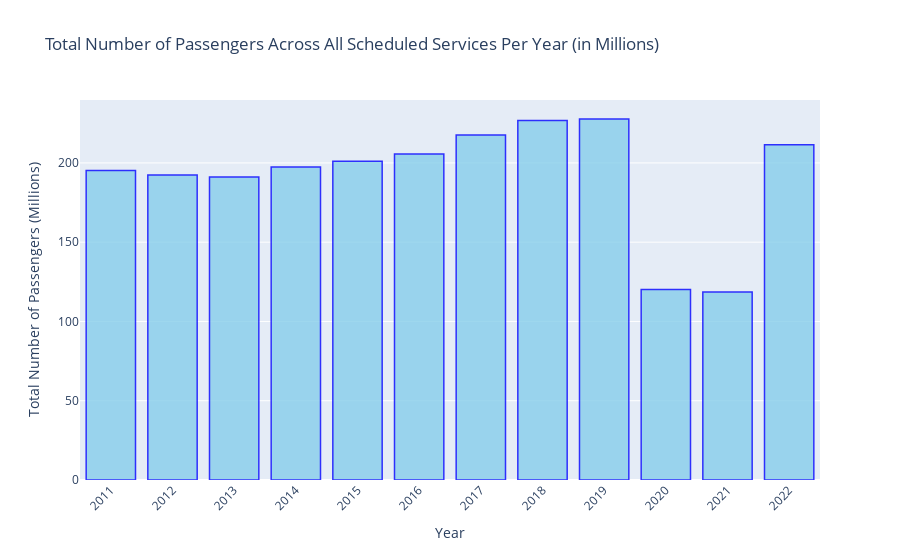

Write notebook code for a chart like this one.
### Code cell
import plotly.express as px

# Assuming 'bus_services_df' is your DataFrame
# Filtering only passenger data and aggregating the total number of passengers for each year
# Then, converting the values to millions
total_passengers_per_year_millions = bus_services_df[bus_services_df['Statistic Label'] == 'Passengers'].groupby('Year')['VALUE'].sum().apply(convert_to_millions)

# Creating an interactive bar chart using Plotly
fig = px.bar(total_passengers_per_year_millions, 
             x=total_passengers_per_year_millions.index, 
             y=total_passengers_per_year_millions, 
             labels={'y': 'Total Number of Passengers (Millions)', 'x': 'Year'},
             title='Total Number of Passengers Across All Scheduled Services Per Year (in Millions)')

# Customizing the hover text
fig.update_traces(hovertemplate='Year: %{x}<br>Number of Bus Passengers: %{y:.0f}M', 
                  marker_color='skyblue', marker_line_color='blue',
                  marker_line_width=1.5, opacity=0.8)
fig.update_layout(
    showlegend=False, 
    hovermode='x',
    xaxis_tickangle=-45,  # Tilting the x-axis labels for better visibility
    xaxis=dict(
        tickmode='linear',  # Ensuring all years are included
        type='category'     # Treating years as discrete categories
    )
)

# Display the figure
fig.show()

### Figure 1 — Plotly figure (JSON) as saved in the notebook; plotly's stock layout.template omitted (floating-point values rounded to 4 significant figures)
{"data": [{"alignmentgroup": "True", "hovertemplate": "Year: %{x}<br>Number of Bus Passengers: %{y:.0f}M", "legendgroup": "", "marker": {"color": "skyblue", "line": {"color": "blue", "width": 1.5}, "pattern": {"shape": ""}}, "name": "", "offsetgroup": "", "opacity": 0.8, "orientation": "v", "showlegend": false, "textposition": "auto", "type": "bar", "x": [2011, 2012, 2013, 2014, 2015, 2016, 2017, 2018, 2019, 2020, 2021, 2022], "xaxis": "x", "y": [195.3, 192.4, 191.1, 197.4, 201.0, 205.6, 217.6, 226.7, 227.7, 120.2, 118.6, 211.5], "yaxis": "y"}], "layout": {"barmode": "relative", "hovermode": "x", "legend": {"tracegroupgap": 0}, "showlegend": false, "title": {"text": "Total Number of Passengers Across All Scheduled Services Per Year (in Millions)"}, "xaxis": {"anchor": "y", "domain": [0, 1], "tickangle": -45, "tickmode": "linear", "title": {"text": "Year"}, "type": "category"}, "yaxis": {"anchor": "x", "domain": [0, 1], "title": {"text": "Total Number of Passengers (Millions)"}}}}
